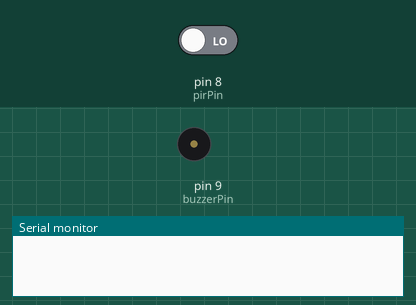
Bench run of a sketch on a simulated Arduino Uno, built with avr-gcc and run on an emulated ATmega328P. Shown: buzzer (waves = sounding, pin HIGH), the last lines printed to the serial monitor. The inputs (shaded band) are chosen by the test bench; at power-on: pin 8 (pirPin) LOW.

Above: at 1.2 s.
1.3 s: pin 8 (pirPin) driven HIGH
At 2.4 s:
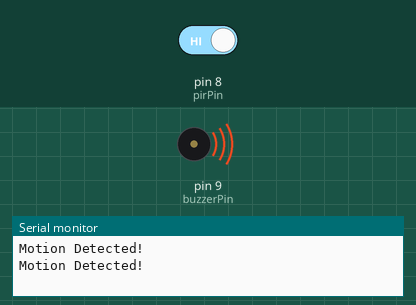
2.8 s: pin 8 (pirPin) driven LOW
At 4.0 s:
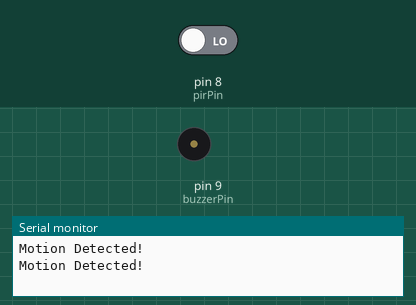
Timing chart, 0 to 5.8 s (numbered marks = the images above; inputs shaded):
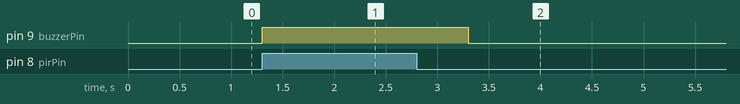

The sketch:

5.ino
```cpp
const int pirPin = 8;
const int buzzerPin = 9;

void setup() {
  pinMode(pirPin, INPUT);
  pinMode(buzzerPin, OUTPUT);
  Serial.begin(9600);
}

void loop() {
  if (digitalRead(pirPin) == HIGH) {
    digitalWrite(buzzerPin, HIGH);
    Serial.println("Motion Detected!");
    delay(1000); // Log timestamp every second
  } else {
    digitalWrite(buzzerPin, LOW);
  }
}
```

Measured:
- after the input at 1.3 s, pin 9 (buzzerPin): LOW → HIGH at once
- after the input at 2.8 s, pin 9 (buzzerPin): HIGH → LOW after 0.50 s
